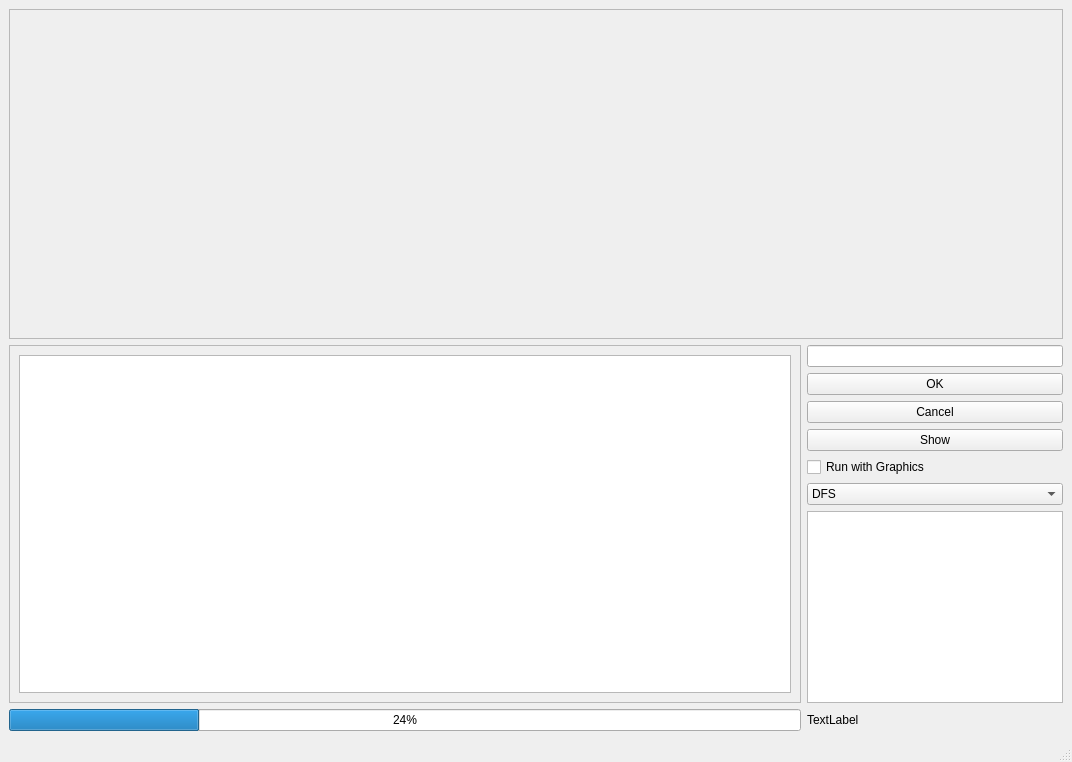
<?xml version="1.0" encoding="UTF-8"?>
<ui version="4.0">
 <class>MainWindow</class>
 <widget class="QMainWindow" name="MainWindow">
  <property name="geometry">
   <rect>
    <x>0</x>
    <y>0</y>
    <width>1072</width>
    <height>762</height>
   </rect>
  </property>
  <property name="windowTitle">
   <string>MainWindow</string>
  </property>
  <widget class="QWidget" name="centralwidget">
   <layout class="QGridLayout" name="gridLayout">
    <item row="1" column="1">
     <layout class="QVBoxLayout" name="verticalLayout">
      <item>
       <widget class="QLineEdit" name="lineEdit">
        <property name="sizePolicy">
         <sizepolicy hsizetype="Minimum" vsizetype="Fixed">
          <horstretch>0</horstretch>
          <verstretch>0</verstretch>
         </sizepolicy>
        </property>
       </widget>
      </item>
      <item>
       <widget class="QPushButton" name="OK">
        <property name="text">
         <string>OK</string>
        </property>
       </widget>
      </item>
      <item>
       <widget class="QPushButton" name="CANCEL">
        <property name="text">
         <string>Cancel</string>
        </property>
       </widget>
      </item>
      <item>
       <widget class="QPushButton" name="SHOW">
        <property name="text">
         <string>Show</string>
        </property>
       </widget>
      </item>
      <item>
       <widget class="QCheckBox" name="checkBox">
        <property name="text">
         <string>Run with Graphics</string>
        </property>
       </widget>
      </item>
      <item>
       <widget class="QComboBox" name="comboBox">
        <item>
         <property name="text">
          <string>DFS</string>
         </property>
        </item>
        <item>
         <property name="text">
          <string>BFS</string>
         </property>
        </item>
        <item>
         <property name="text">
          <string>ASTAR</string>
         </property>
        </item>
        <item>
         <property name="text">
          <string>GREEDY</string>
         </property>
        </item>
        <item>
         <property name="text">
          <string>UCS</string>
         </property>
        </item>
       </widget>
      </item>
      <item>
       <widget class="QTextEdit" name="infoEdit">
        <property name="sizePolicy">
         <sizepolicy hsizetype="Minimum" vsizetype="Fixed">
          <horstretch>0</horstretch>
          <verstretch>0</verstretch>
         </sizepolicy>
        </property>
        <property name="readOnly">
         <bool>true</bool>
        </property>
       </widget>
      </item>
     </layout>
    </item>
    <item row="2" column="0">
     <widget class="QProgressBar" name="progressBar">
      <property name="value">
       <number>24</number>
      </property>
     </widget>
    </item>
    <item row="1" column="0">
     <widget class="QScrollArea" name="mainscrollArea">
      <property name="sizePolicy">
       <sizepolicy hsizetype="Expanding" vsizetype="MinimumExpanding">
        <horstretch>0</horstretch>
        <verstretch>0</verstretch>
       </sizepolicy>
      </property>
      <property name="widgetResizable">
       <bool>true</bool>
      </property>
      <widget class="QWidget" name="scrollAreaWidgetContents">
       <property name="geometry">
        <rect>
         <x>0</x>
         <y>0</y>
         <width>765</width>
         <height>388</height>
        </rect>
       </property>
       <layout class="QHBoxLayout" name="horizontalLayout_2">
        <item>
         <widget class="QGraphicsView" name="mainView"/>
        </item>
        <item>
         <layout class="QGridLayout" name="typeLayout">
          <property name="sizeConstraint">
           <enum>QLayout::SetDefaultConstraint</enum>
          </property>
          <property name="leftMargin">
           <number>0</number>
          </property>
          <property name="rightMargin">
           <number>0</number>
          </property>
         </layout>
        </item>
       </layout>
      </widget>
     </widget>
    </item>
    <item row="2" column="1">
     <widget class="QLabel" name="timeCounter">
      <property name="text">
       <string>TextLabel</string>
      </property>
     </widget>
    </item>
    <item row="0" column="0" colspan="2">
     <widget class="QScrollArea" name="combArea">
      <property name="sizePolicy">
       <sizepolicy hsizetype="Expanding" vsizetype="Expanding">
        <horstretch>0</horstretch>
        <verstretch>0</verstretch>
       </sizepolicy>
      </property>
      <property name="verticalScrollBarPolicy">
       <enum>Qt::ScrollBarAlwaysOff</enum>
      </property>
      <property name="horizontalScrollBarPolicy">
       <enum>Qt::ScrollBarAsNeeded</enum>
      </property>
      <property name="sizeAdjustPolicy">
       <enum>QAbstractScrollArea::AdjustToContentsOnFirstShow</enum>
      </property>
      <property name="widgetResizable">
       <bool>true</bool>
      </property>
      <widget class="QWidget" name="scrollAreaWidgetContents_2">
       <property name="geometry">
        <rect>
         <x>0</x>
         <y>0</y>
         <width>1046</width>
         <height>259</height>
        </rect>
       </property>
       <layout class="QHBoxLayout" name="horizontalLayout_3">
        <item>
         <layout class="QHBoxLayout" name="combLayout"/>
        </item>
       </layout>
      </widget>
     </widget>
    </item>
   </layout>
  </widget>
  <widget class="QMenuBar" name="menubar">
   <property name="geometry">
    <rect>
     <x>0</x>
     <y>0</y>
     <width>1072</width>
     <height>24</height>
    </rect>
   </property>
  </widget>
  <widget class="QStatusBar" name="statusbar"/>
 </widget>
 <resources/>
 <connections/>
</ui>
